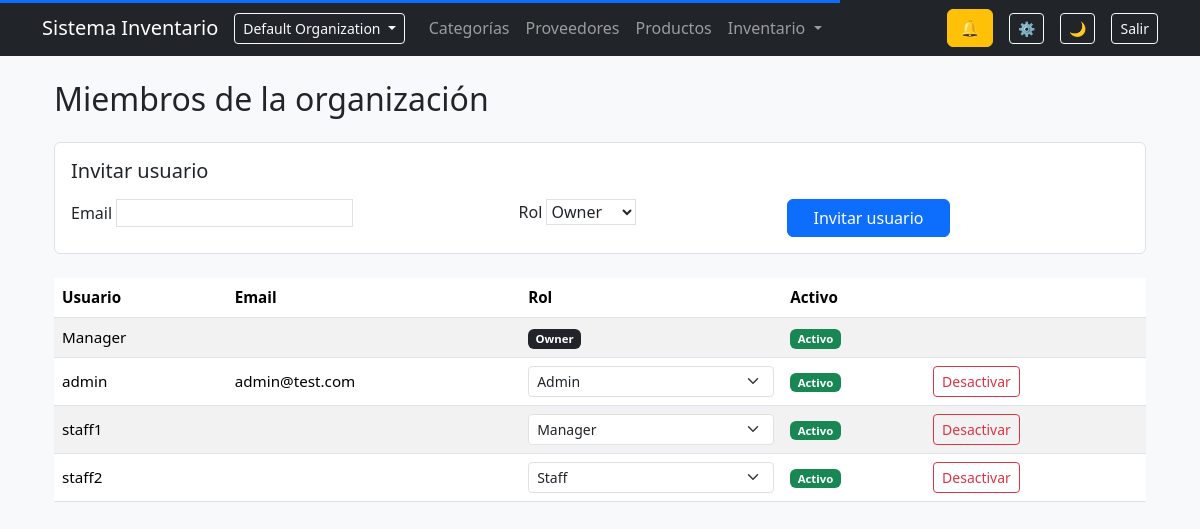
Screenshot of /organization/members/ (signed in) with the database file from the repository.
### organizations/models.py (models this page shows, shortened)
class Organization(models.Model):
    name = models.CharField(max_length=150)
    slug = models.SlugField(unique=True)
    owner = models.ForeignKey(
        User,
        on_delete=models.CASCADE,
        related_name="owned_organizations"
    )
    created_at = models.DateTimeField(auto_now_add=True)
    class Meta:
        ordering = ["name"]

class Membership(models.Model):
    class Roles(models.TextChoices):
        OWNER = "owner", "Owner"
        ADMIN = "admin", "Admin"
        MANAGER = "manager", "Manager"
        STAFF = "staff", "Staff"
    user = models.ForeignKey(
        User,
        on_delete=models.CASCADE,
        related_name="memberships"
    )
    organization = models.ForeignKey(
        Organization,
        on_delete=models.CASCADE,
        related_name="memberships"
    )
    role = models.CharField(
        max_length=20,
        choices=Roles.choices,
        default=Roles.STAFF
    )
    is_active = models.BooleanField(default=True)
    created_at = models.DateTimeField(auto_now_add=True)
    class Meta:
        unique_together = ("user", "organization")
        indexes = [
            models.Index(fields=["user", "organization"]),
        ]

### organizations/views.py (the view)
# urls.py: path("members/", members_list, name="members_list"),
@login_required
def members_list(request):
    if not _can_manage(request):
        return render(request, "403.html", status=403)
    view = ListViewMixin()
    view.allowed_sort_fields = [
        "user__username",
        "user__email",
        "role",
        "is_active",
    ]
    view.default_ordering = "user__username"
    qs = Membership.objects.select_related("user").filter(
        organization=request.organization
    )
    qs = view.apply_ordering(request, qs)
    page_obj = view.paginate_queryset(request, qs)
    invite_form = InviteUserForm(organization=request.organization)
    context = {
        "members": page_obj,
        "page_obj": page_obj,
        "invite_form": invite_form,
        **view.get_ordering_context(request),
    }
    if view.is_htmx(request):
        return render(request, "organizations/members/partials/table.html", context)
    return render(request, "organizations/members/list.html", context)

### organizations/forms.py (shortened to what this page needs)
class InviteUserForm(forms.Form):
    email = forms.EmailField(label="Email")
    role = forms.ChoiceField(choices=Membership.Roles.choices)
    def __init__(self, *args, organization=None, **kwargs):
        super().__init__(*args, **kwargs)
        self.organization = organization

### accounts/permissions.py (called while the page is built, shortened)
def _get_membership(user):
    if not user or not user.is_authenticated:
        return None
    request = getattr(user, "_request", None)
    membership = user.memberships.filter(is_active=True).first()
    return membership

def _has_role(user, roles):
    membership = _get_membership(user)
    if not membership:
        return False
    return membership.role in roles

def _is_owner(user):
    return _has_role(user, [Membership.Roles.OWNER])

def _is_admin(user):
    return _has_role(user, [Membership.Roles.OWNER, Membership.Roles.ADMIN])

def _is_manager(user):
    return _has_role(user, [
        Membership.Roles.OWNER,
        Membership.Roles.ADMIN,
        Membership.Roles.MANAGER
    ])

def _is_staff(user):
    return _has_role(user, [
        Membership.Roles.OWNER,
        Membership.Roles.ADMIN,
        Membership.Roles.MANAGER,
        Membership.Roles.STAFF
    ])

def can_view_products(user):
    return _is_staff(user)

def can_create_products(user):
    return _is_manager(user)

def can_edit_products(user):
    return _is_manager(user)

def can_delete_products(user):
    return _is_admin(user)

def can_export_products(user):
    return _is_manager(user)

def can_view_categories(user):
    return _is_staff(user)

def can_manage_categories(user):
    return _is_manager(user)

def can_view_suppliers(user):
    return _is_staff(user)

def can_manage_suppliers(user):
    return _is_manager(user)

def can_view_locations(user):
    return _is_staff(user)

def can_manage_locations(user):
    return _is_admin(user)

def can_view_inventory(user):
    return _is_staff(user)

def can_create_inventory(user):
    return _is_staff(user)

def can_edit_inventory(user):
    return _is_manager(user)

def can_confirm_inventory(user):
    return _is_manager(user)

def can_view_transfers(user):
    return _is_staff(user)

def can_create_transfer(user):
    return _is_staff(user)

def can_confirm_transfer(user):
    return _is_manager(user)

def can_view_orders(user):
    return _is_staff(user)

def can_create_order(user):
    return _is_manager(user)

def can_edit_order(user):
    return _is_manager(user)

def can_send_order(user):
    return _is_manager(user)

def can_cancel_order(user):
    return _is_manager(user)

### organizations/templates/organizations/members/list.html (shortened to what this page needs)
{% extends "base.html" %}
{% block content %}
<div class="container mt-4">
    <h2 class="mb-4">Miembros de la organización</h2>
    <div class="card mb-4">
        <div class="card-body">
            <h5 class="card-title mb-3">Invitar usuario</h5>
            <form method="post" action="{% url 'invite_member' %}" class="row g-3">
                <div class="col-md-5">
                    <label class="form-label">Email</label>
                    {{ invite_form.email }}
                </div>
                <div class="col-md-3">
                    <label class="form-label">Rol</label>
                    {{ invite_form.role }}
                </div>
                <div class="col-md-2 d-flex align-items-end">
                    <button class="btn btn-primary w-100">
                        Invitar usuario
                    </button>
                </div>
            </form>
        </div>
    </div>
    <div id="members-table">
        {% include "organizations/members/partials/table.html" %}
    </div>
</div>
{% endblock %}

### templates/partials/navbar.html (shortened to what this page needs)
<nav class="navbar navbar-expand-lg navbar-dark bg-dark mb-4">
    <div class="container">
        <a class="navbar-brand" href="{% url 'dashboard' %}">Sistema Inventario</a>
        <div class="collapse navbar-collapse" id="navbarMain">
            <div class="dropdown me-3">
                <button class="btn btn-sm btn-outline-light dropdown-toggle" data-bs-toggle="dropdown">
                    {{ organization.name }}
                </button>
            </div>
            <ul class="navbar-nav me-auto mb-2 mb-lg-0">
                <li class="nav-item"><a href="/categorias/" class="nav-link">Categorías</a></li>
                <li class="nav-item"><a href="/proveedores/" class="nav-link">Proveedores</a></li>
                <li class="nav-item"><a href="/productos/" class="nav-link">Productos</a></li>
                <li class="nav-item dropdown">
                    <a class="nav-link dropdown-toggle" href="#" data-bs-toggle="dropdown">
                        Inventario
                    </a>
                </li>
            </ul>
            <div class="d-flex align-items-center gap-3 me-3">
                <div id="notifications-bell"
                     hx-get="{% url 'notifications:notifications_counter' %}"
                     hx-trigger="load, inventory:notifications_updated from:body"
                     hx-target="this"
                     hx-swap="outerHTML">
                    {% include 'notifications/partials/bell.html' %}
                </div>
                <a href="{% url 'notification_preferences' %}"
                   class="btn btn-sm btn-outline-light"
                   title="Configurar notificaciones">
                    ⚙️
                </a>
            </div>
            <button id="themeToggle" class="btn btn-sm btn-outline-light me-3">🌙</button>
            <form method="post" action="{% url 'logout' %}">
                <button class="btn btn-sm btn-outline-light">Salir</button>
            </form>
        </div>
    </div>
</nav>

### organizations/templates/organizations/members/partials/table.html (shortened to what this page needs)
<table class="table table-striped align-middle">
    <thead>
        <tr>
            {% include "partials/sortable_th.html" with field="user__username" label="Usuario" target="#members-table" %}
            {% include "partials/sortable_th.html" with field="user__email" label="Email" target="#members-table" %}
            {% include "partials/sortable_th.html" with field="role" label="Rol" target="#members-table" %}
            {% include "partials/sortable_th.html" with field="is_active" label="Activo" target="#members-table" %}
            <th></th>
        </tr>
    </thead>
    <tbody>
        {% for m in members %}
        <tr>
            <td>{{ m.user.username }}</td>
            <td>{{ m.user.email }}</td>
            <td style="max-width: 180px;">
                {% if m.role != "owner" %}
                <form method="post" action="{% url 'update_role' m.id %}">
                    <select name="role"
                            class="form-select form-select-sm"
                            onchange="this.form.submit()">
                        {% for key, label in m.Roles.choices %}
                            <option value="{{ key }}" {% if m.role == key %}selected{% endif %}>
                                {{ label }}
                            </option>
                        {% endfor %}
                    </select>
                </form>
                {% else %}
                    <span class="badge bg-dark">Owner</span>
                {% endif %}
            </td>
            <td>
                {% if m.is_active %}
                    <span class="badge bg-success">Activo</span>
                {% else %}
                    <span class="badge bg-secondary">Inactivo</span>
                {% endif %}
            </td>
            <td>
                {% if m.role != "owner" %}
                <form method="post" action="{% url 'toggle_member' m.id %}">
                    <button class="btn btn-sm btn-outline-danger">
                        {% if m.is_active %}Desactivar{% else %}Activar{% endif %}
                    </button>
                </form>
                {% endif %}
            </td>
        </tr>
        {% endfor %}
    </tbody>
</table>

### static/css/core.css (style rules this page uses)
:root { --bg: #f8f9fa; --text: #212529; --card: #ffffff; --border: #dee2e6; }
body { background: var(--bg); color: var(--text); transition: background .25s ease, color .25s ease; }
.card { background: var(--card); border-color: var(--border); }
.table { font-size: 0.95rem; }
th { user-select: none; }
input, select { background: var(--card); color: var(--text); border: 1px solid var(--border); }

### dashboard/static/dashboard/css/dashboard.css (style rules this page uses)
:root { --section-bg: #ffffff; --sub-bg: #414040; --sub-text: #fafafa; }
.card { background-color: var(--section-bg); }

### rows the page displays
Organization: name "Default Organization"
Membership: user.username "Manager", role "Owner", is_active "Activo"
Membership: user.username "admin", user.email "admin@test.com", role "Admin", is_active "Activo"
Membership: user.username "staff1", role "Manager", is_active "Activo"
Membership: user.username "staff2", role "Staff", is_active "Activo"

### other values shown
{{ label }} "Usuario Email Rol Activo"
